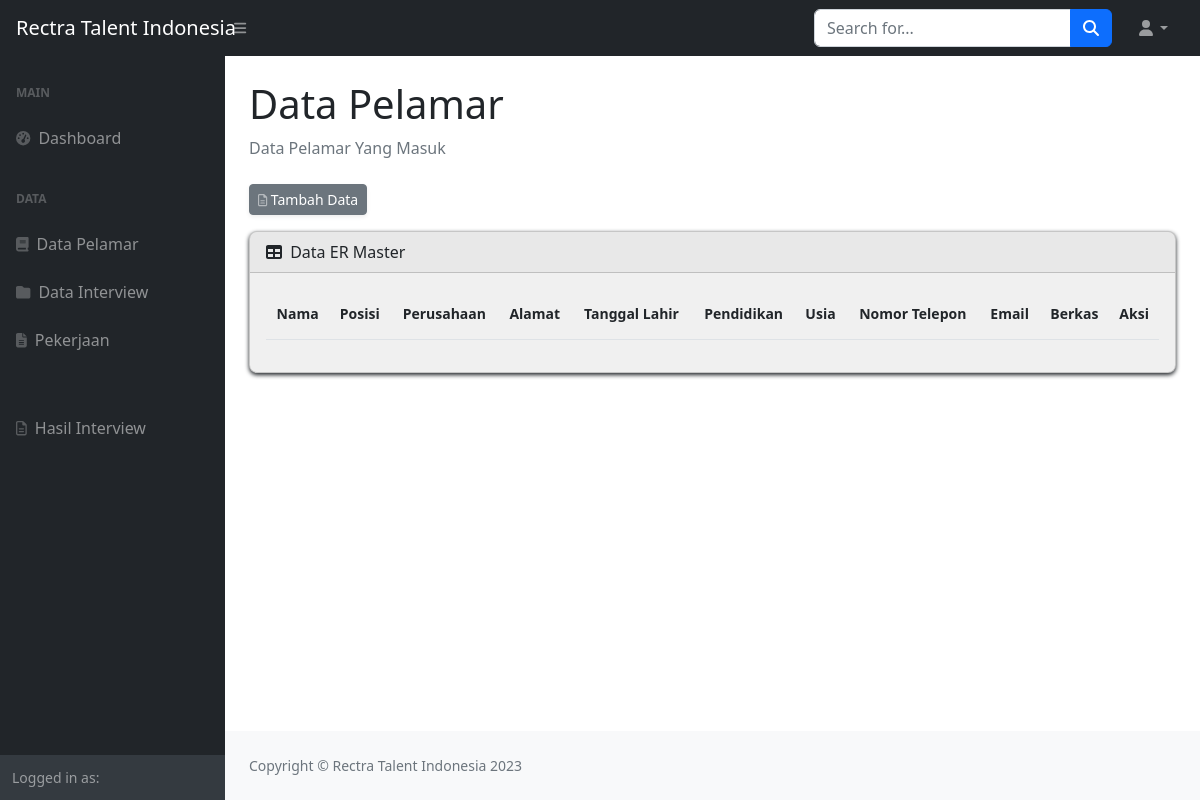
The page /data-master.php on the database as committed earlier.
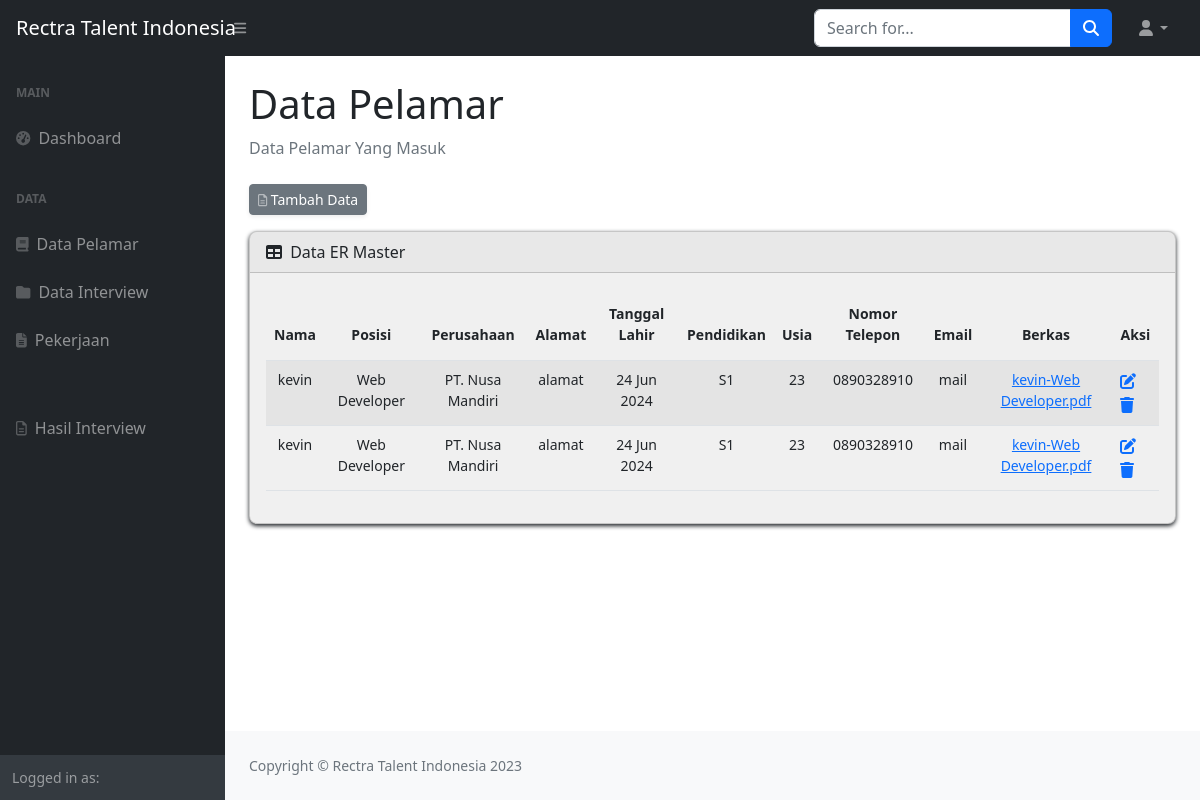
The same page on the database as committed later.
### tables this page shows
CREATE TABLE `pelamar` (
  `id_pelamar` int(11) NOT NULL,
  `username` varchar(100) NOT NULL,
  `id_akun` int(11) NOT NULL,
  `nama_pelamar` varchar(100) NOT NULL,
  `email_pelamar` varchar(100) NOT NULL,
  `tgl_lahir` date NOT NULL,
  `alamat` varchar(100) NOT NULL,
  `pendidikan` varchar(100) NOT NULL,
  `nomor_telepon` varchar(15) NOT NULL,
  `usia` int(11) NOT NULL,
  `id_job` int(11) NOT NULL,
  `posisi` varchar(100) NOT NULL,
  `perusahaan` varchar(100) NOT NULL,
  `berkas` varchar(50) NOT NULL
);

CREATE TABLE `akun` (
  `Id` int(25) NOT NULL,
  `username` varchar(50) NOT NULL,
  `password` varchar(50) NOT NULL,
  `hak_akses` enum('Admin','Pelamar') NOT NULL
);

### data-master.php (the view, shortened to what this page needs)
<?php
require_once("koneksi.php");
?>
<!DOCTYPE html>
<html lang="en">
<head>
    <link href="https://cdn.jsdelivr.net/npm/simple-datatables@7.1.2/dist/style.min.css" rel="stylesheet" />
    <link href="css/styles.css" rel="stylesheet" />
</head>
<body class="sb-nav-fixed">
    <nav class="sb-topnav navbar navbar-expand navbar-dark bg-dark">
        <a class="navbar-brand ps-3" href="index.php">Rectra Talent Indonesia</a>
        <button class="btn btn-link btn-sm order-1 order-lg-0 me-4 me-lg-0" id="sidebarToggle" href="#!"><i class="fas fa-bars"></i></button>
        <form class="d-none d-md-inline-block form-inline ms-auto me-0 me-md-3 my-2 my-md-0">
            <div class="input-group">
                <input class="form-control" type="text" placeholder="Search for..." aria-label="Search for..." aria-describedby="btnNavbarSearch" />
                <button class="btn btn-primary" id="btnNavbarSearch" type="button"><i class="fas fa-search"></i></button>
            </div>
        </form>
        <ul class="navbar-nav ms-auto ms-md-0 me-3 me-lg-4">
            <li class="nav-item dropdown">
                <a class="nav-link dropdown-toggle" id="navbarDropdown" href="#" role="button" data-bs-toggle="dropdown" aria-expanded="false">
                    <i class="fas fa-user fa-fw"></i></a>
            </li>
        </ul>
    </nav>
    <div id="layoutSidenav">
        <div id="layoutSidenav_nav">
            <nav class="sb-sidenav accordion sb-sidenav-dark" id="sidenavAccordion">
                <div class="sb-sidenav-menu">
                    <div class="nav">
                        <div class="sb-sidenav-menu-heading">Main</div>
                        <a class="nav-link" href="dashboard-admin.php">
                            <div class="sb-nav-link-icon"><i class="fas fa-tachometer-alt"></i></div>
                            Dashboard
                        </a>
                        <div class="sb-sidenav-menu-heading">Data</div>
                        <a class="nav-link" href="data-master.php">
                            <div class="sb-nav-link-icon"><i class="fas fa-book"></i></div>
                            Data Pelamar
                        </a>
                        <a class="nav-link" href="data-interview.php">
                            <div class="sb-nav-link-icon"><i class="fas fa-folder"></i></div>
                            Data Interview
                        </a>
                        <a class="nav-link" href="pekerjaan.php">
                            <div class="sb-nav-link-icon"><i class="fas fa-file-alt"></i></div>
                            Pekerjaan
                        </a>
                        <div class="sb-sidenav-menu-heading"></div>
                        <a class="nav-link" href="laporan.php">
                            <div class="sb-nav-link-icon"><i class="far fa-file-alt"></i></div>
                            Hasil Interview
                        </a>
                    </div>
                </div>
                <div class="sb-sidenav-footer">
                    <div class="small">Logged in as:</div>
                </div>
            </nav>
        </div>
        <div id="layoutSidenav_content">
            <main>
                <div class="container-fluid px-4">
                    <h1 class="mt-4">Data Pelamar</h1>
                    <ol class="breadcrumb mb-4">
                        <li class="breadcrumb-item active">Data Pelamar Yang Masuk</li>
                    </ol>
                    <a class="d-none d-sm-inline-block btn btn-sm btn-secondary shadow-sm" data-bs-toggle="modal" data-bs-target="#myModal"><i class="far fa-file-alt fa-sm text-white-50"></i> Tambah Data</a>
                                                        <?php
                                                        $sql = "SELECT Id, username from akun WHERE hak_akses = 'Pelamar';";
                                                        $q = mysqli_query($koneksi, $sql);
                                                        while ($row = mysqli_fetch_assoc($q)) {
                                                            $id = $row['Id'];
                                                        }
                                                        ?>
                    <div class="card mb-4 mt-3">
                        <div class="card-header">
                            <i class="fas fa-table me-1"></i>
                            Data ER Master
                        </div>
                        <div class="card-body">
                            <table class="table table-striped table-hover">
                                <thead>
                                    <tr>
                                        <th style="text-align:center; font-size: 14px;padding: .9rem .5rem" scope="col">Nama</th>
                                        <th style="text-align:center; font-size: 14px;padding: .9rem .5rem" scope="col">Posisi</th>
                                        <th style="text-align:center; font-size: 14px;padding: .9rem .5rem" scope="col">Perusahaan</th>
                                        <th style="text-align:center; font-size: 14px;padding: .9rem .5rem" scope="col">Alamat</th>
                                        <th style="text-align:center; font-size: 14px;padding: .9rem .5rem" scope="col">Tanggal Lahir</th>
                                        <th style="text-align:center; font-size: 14px;padding: .9rem .5rem" scope="col">Pendidikan</th>
                                        <th style="text-align:center; font-size: 14px;padding: .9rem .5rem" scope="col">Usia</th>
                                        <th style="text-align:center; font-size: 14px;padding: .9rem .5rem" scope="col">Nomor Telepon</th>
                                        <th style="text-align:center; font-size: 14px;padding: .9rem .5rem" scope="col">Email</th>
                                        <th style="text-align:center; font-size: 14px;padding: .9rem .5rem" scope="col">Berkas</th>
                                        <th style="text-align:center; font-size: 14px;padding: .9rem .5rem" scope="col">Aksi</th>
                                    </tr>
                                </thead>
                                <tbody>
                                    <?php
                                    $sql = "SELECT * FROM pelamar";
                                    $q = mysqli_query($koneksi, $sql);
                                    while ($row = mysqli_fetch_assoc($q)) {
                                        $namaPelamar = $row['nama_pelamar'];
                                        $posisi = $row['posisi'];
                                        $perusahaan = $row['perusahaan'];
                                        $alamat = $row['alamat'];
                                        $tglLahir = $row['tgl_lahir'];
                                        $pendidikan = $row['pendidikan'];
                                        $usia = $row['usia'];
                                        $nomorTelpon = $row['nomor_telepon'];
                                        $emailPelamar = $row['email_pelamar'];
                                        $berkas = $row['berkas'];
                                        $tglLahir = date("d M Y", strtotime($tglLahir));
                                        echo "<tr>
                                                <td style='text-align:center; font-size: 14px;'>$namaPelamar</td>
                                                <td style='text-align:center; font-size: 14px;'>$posisi</td>
                                                <td style='text-align:center; font-size: 14px;'>$perusahaan</td>
                                                <td style='text-align:center; font-size: 14px;'>$alamat</td>
                                                <td style='text-align:center; font-size: 14px;'>$tglLahir</td>
                                                <td style='text-align:center; font-size: 14px;'>$pendidikan</td>
                                                <td style='text-align:center; font-size: 14px;'>$usia</td>
                                                <td style='text-align:center; font-size: 14px;'>$nomorTelpon</td>
                                                <td style='text-align:center; font-size: 14px;'>$emailPelamar</td>
                                                <td style='text-align:center; font-size: 14px;'>
                                                    <a class='text-primary'>$berkas</a>
                                                </td>
                                                <td>
                                                    <a href='#'><button type='button' class='fas fa-edit' data-bs-toggle='modal' data-bs-target='#editModal' data-bs-id='$id' data-bs-nama='$namaPelamar' data-bs-posisi='$posisi' data-bs-perusahaan='$perusahaan' data-bs-pendidikan='$pendidikan' data-bs-email='$emailPelamar' data-bs-usia='$usia' data-bs-nomortelpon='$nomorTelpon' data-bs-alamat='$alamat'>Edit</button></a>
                                                    <a href='action_page.php?id=$id&del=1&from=dm'><button type='button' class='fas fa-trash'>Delete</button></a>
                                                </td>
                                            </tr>";
                                    };
                                    ?>
                                </tbody>
                            </table>
                        </div>
                    </div>
                </div>
            </main>
            <footer class="py-4 bg-light mt-auto">
                <div class="container-fluid px-4">
                    <div class="d-flex align-items-center justify-content-between small">
                        <div class="text-muted">Copyright &copy; Rectra Talent Indonesia 2023</div>
                    </div>
                </div>
            </footer>
        </div>
    </div>
</body>
</html>

Rows that differ between the two databases and show on the page:
added pelamar: nama_pelamar "kevin", posisi "Web Developer", perusahaan "PT. Nusa Mandiri", alamat "alamat", tgl_lahir "24 Jun 2024", pendidikan "S1", usia "23", nomor_telepon "0890328910", email_pelamar "mail", berkas "kevin-Web Developer.pdf"
added pelamar: nama_pelamar "kevin", posisi "Web Developer", perusahaan "PT. Nusa Mandiri", alamat "alamat", tgl_lahir "24 Jun 2024", pendidikan "S1", usia "23", nomor_telepon "0890328910", email_pelamar "mail", berkas "kevin-Web Developer.pdf"
